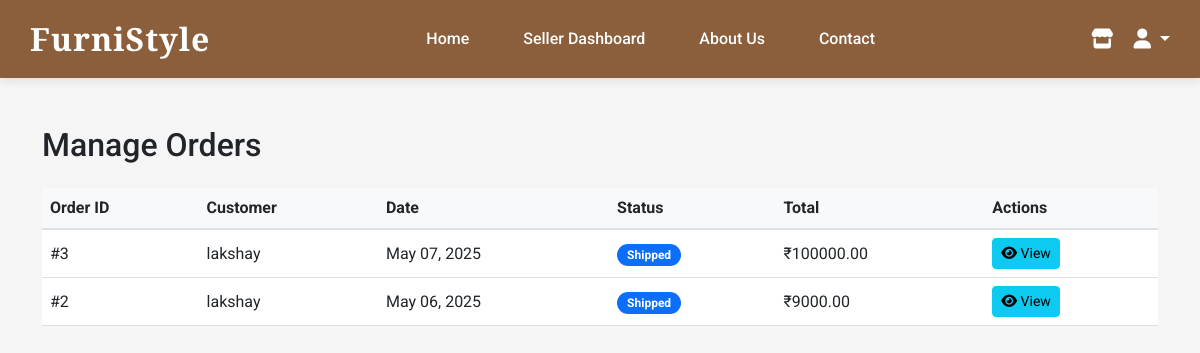
Page /seller/orders/ (signed in) on the committed database.
### user/models.py (models this page shows, shortened)
class Order(models.Model):
    buyer = models.ForeignKey( CustomUser, on_delete=models.CASCADE, related_name='orders')
    created_at = models.DateTimeField(auto_now_add=True)
    total = models.DecimalField(max_digits=10, decimal_places=2)
    payment_method = models.CharField(max_length=50)
    address = models.TextField()
    latitude = models.FloatField(null=True, blank=True)
    longitude = models.FloatField(null=True, blank=True)
    tracking_number = models.CharField(max_length=50, null=True, blank=True)
    status = models.CharField(
        max_length=20,
        choices=[
            ('pending', 'Pending'),
            ('processing', 'Processing'),
            ('shipped', 'Shipped'),
            ('out_for_delivery', 'Out for Delivery'),
            ('delivered', 'Delivered'),
            ('cancelled', 'Cancelled')
        ],
        default='pending'
    )
    estimated_delivery = models.DateField(null=True, blank=True)

class CustomUser(AbstractBaseUser, PermissionsMixin):
    ROLE_CHOICES = (
        ('buyer', 'Buyer'),
        ('seller', 'Seller'),
    )
    email = models.EmailField(unique=True)
    name = models.CharField(max_length=255)
    username=models.CharField(max_length=255,unique=True)
    role = models.CharField(max_length=10, choices=ROLE_CHOICES)
    is_active = models.BooleanField(default=True)
    is_staff = models.BooleanField(default=False)
    objects = CustomUserManager()
    USERNAME_FIELD = 'email'
    REQUIRED_FIELDS = ['name','username']

### user/views.py (the view)
# urls.py: path('seller/orders/', views.seller_orders, name='seller_orders'),
@login_required
def seller_orders(request):
    if request.user.role != 'seller':
        messages.error(request, "You don't have permission to access this page.")
        return redirect('home')
    orders = Order.objects.filter(
        items__product__seller=request.user
    ).distinct().order_by('-created_at')
    context = {
        'orders': orders
    }
    return render(request, 'seller_orders.html', context)

### user/templatetags/custom_filters.py (called while the page is built)
@register.filter
def status_color(status):
    color_map = {
        'pending': 'warning',
        'processing': 'info',
        'shipped': 'primary',
        'out_for_delivery': 'success',
        'delivered': 'secondary',
        'cancelled': 'danger'
    }
    return color_map.get(status.lower(), 'secondary')

### user/templates/seller_orders.html (shortened to what this page needs)
{% extends 'homepage.html' %}
{% load static %}
{% load user_tags %}
{% load custom_filters %}
{% block content %}
<div class="container mt-5">
    <div class="row">
        <div class="col-12">
            <h2 class="mb-4">Manage Orders</h2>
            {% if orders %}
            <div class="table-responsive">
                <table class="table table-hover">
                    <thead>
                        <tr>
                            <th>Order ID</th>
                            <th>Customer</th>
                            <th>Date</th>
                            <th>Status</th>
                            <th>Total</th>
                            <th>Actions</th>
                        </tr>
                    </thead>
                    <tbody>
                        {% for order in orders %}
                        <tr>
                            <td>#{{ order.id }}</td>
                            <td>{{ order.buyer.name }}</td>
                            <td>{{ order.created_at|date:"F d, Y" }}</td>
                            <td>
                                <span class="badge bg-{{ order.status|status_color }}">
                                    {{ order.get_status_display }}
                                </span>
                            </td>
                            <td>₹{{ order.total }}</td>
                            <td>
                                <div class="btn-group">
                                    <a href="{% url 'order_detail' order.id %}" class="btn btn-sm btn-info">
                                        <i class="fas fa-eye"></i> View
                                    </a>
                                </div>
                            </td>
                        </tr>
                        {% endfor %}
                    </tbody>
                </table>
            </div>
            {% else %}
            <div class="alert alert-info">
                <i class="fas fa-info-circle"></i> No orders found.
            </div>
            {% endif %}
        </div>
    </div>
</div>
{% endblock %}

### user/templates/homepage.html (style rules this page uses)
body { margin: 0; font-family: 'Roboto', sans-serif; background-color: #f5f5f5; }

### user/templates/seller_orders.html (style rules this page uses)
.table th { background-color: #f8f9fa; border-bottom: 2px solid #dee2e6; }
.table td { vertical-align: middle; }
.badge { padding: 5px 10px; border-radius: 15px; }
.btn-group { gap: 5px; }
.btn-sm { padding: 0.25rem 0.5rem; font-size: 0.875rem; }

### rows in the picture
Order: id "3", buyer.name "lakshay", created_at "May 07, 2025", status "Shipped", total "100000.00"
Order: id "2", buyer.name "lakshay", created_at "May 06, 2025", status "Shipped", total "9000.00"
